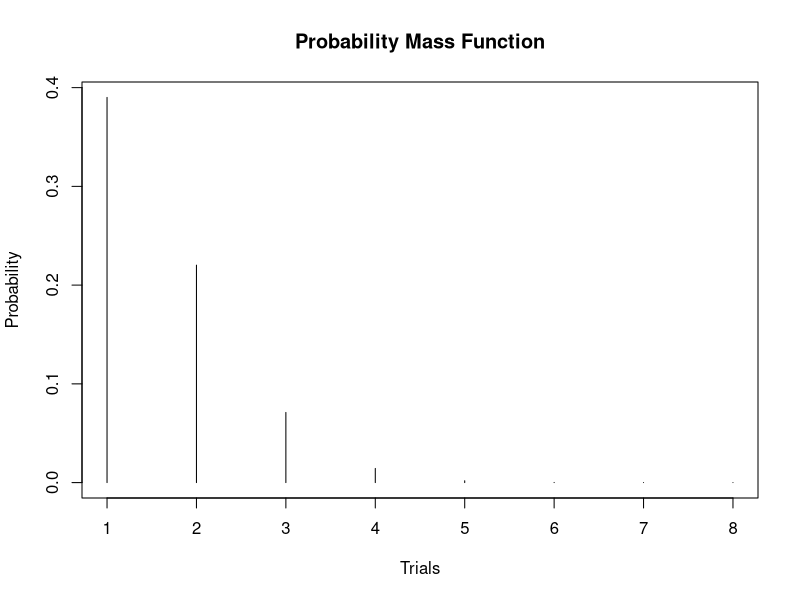

The R script that drew this image:
# 4. Suppose you are rolling two fair dies with success defined as getting a total value 6. If you roll two dies independently for eight times:
# 4.1 What is the probability of observing exactly five successes (five total value 6s) in total? (calculated by hand) 
# 4.2 Use R to confirm the result of Pr(X=5) for the die-roll example. 
# 4.3 Plot the corresponding full probability mass function for X for this die-rolling example.

########### Q4 Part 1 ########### 
# Success: Rolling 2 die 8 times, and getting 6 as sum, 5 times out of 8
# sum =6 -> (1,5),(5,1),(2,4),(4,2),(3,3)
# p, prob(sum=6) = (5/36)
# q, prob(sum!=6) =  (31/36)
# n, no of trials = 8
# x, no of success = 5

# Pobability of Success
# p(X=x) = nCx * p^x * q^(n-x)
#        = 8C5 * (5/36)^5 * (31/36)^3
choose(8,5) * (5/36)^5 * (31/36)^3
# result = 0.001848005

########### Q4 Part 2 ########### 
# Using R Function:
dbinom(5,8,5/36)
# result = 0.001848005
# here no of success = 5, total trials = 8, probability of success = 5/36

########### Q4 Part 3 ########### 
prob<-dbinom(5,8,5/36)
trials<-c(1:8)
plot(trials, dbinom(trials, size=8, prob=5/36),type='h',xlab = 'Trials', ylab = 'Probability', main='Probability Mass Function')
